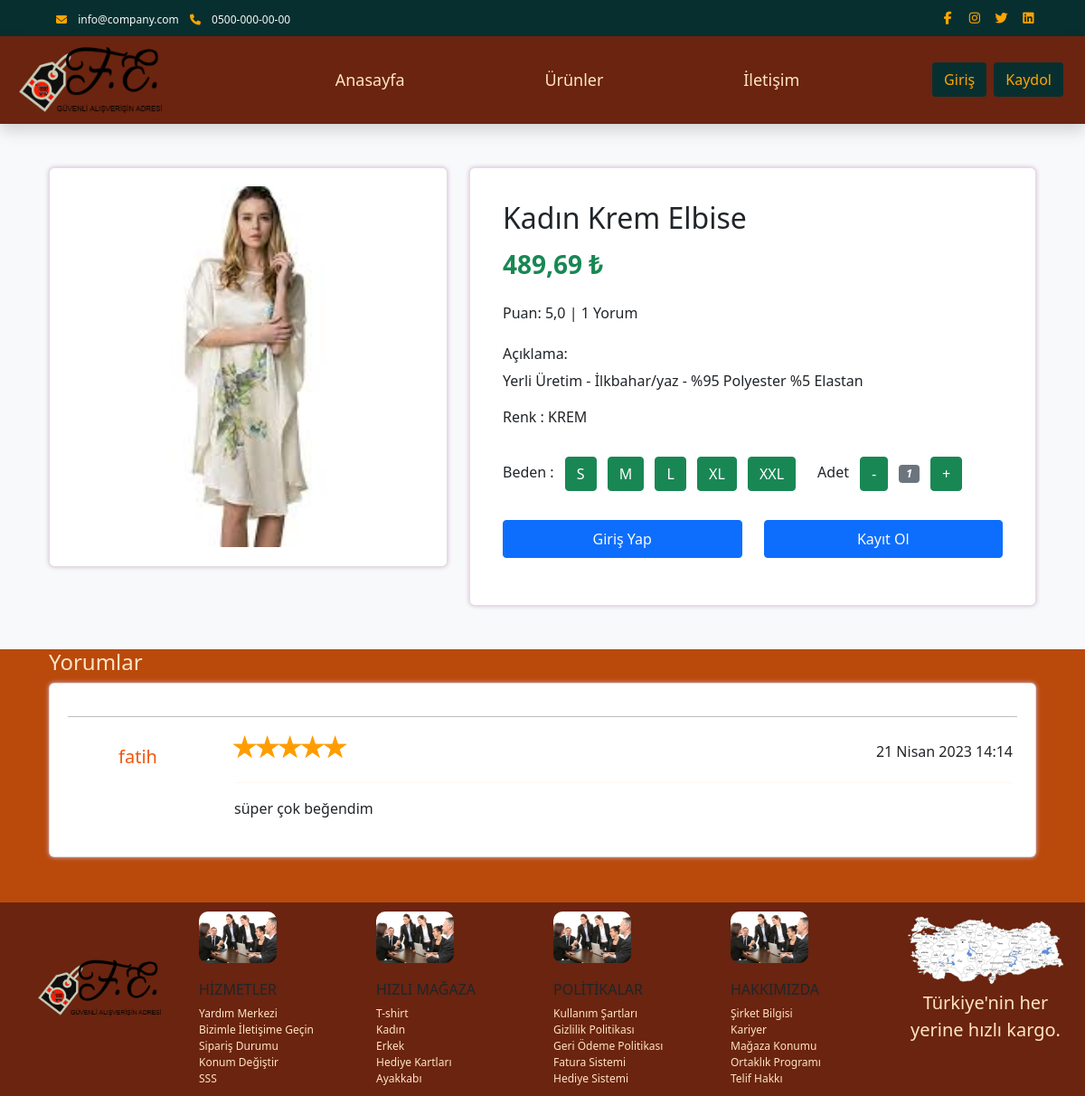
The app's page /urun-detay/kadn-krem-elbise/ with its own data.
### appMy/models.py (models this page shows, shortened)
class UrunStok(models.Model):
    urun=models.ForeignKey(Urunler, verbose_name=("Ürün"), on_delete=models.CASCADE)
    beden_ayakkabi=models.ManyToManyField(BedenAyakkabi, verbose_name=("Ayakkabı beden ve stok"),blank=True)
    beden_kiyafet=models.ManyToManyField(BedenKiyafet, verbose_name=("Kıyafet beden ve stok"),blank=True)

class Urunler(models.Model):
    user=models.ForeignKey(User, verbose_name=("Kullanıcı"), on_delete=models.CASCADE)
    category=models.ForeignKey(Category, verbose_name=("Kategori"), on_delete=models.CASCADE)
    image=models.ImageField(("Resim"), upload_to="urun",null=True)
    title=models.CharField(("Başlık"), max_length=50)
    text=models.TextField(("Açıklama"),max_length=600)
    puan=models.FloatField(("Puan"),default=0)
    slug=models.SlugField(("Slug Title"),blank=True,null=True)

class BedenKiyafet(models.Model):
    urun=models.ForeignKey(Urunler, verbose_name=("Ürün"), on_delete=models.CASCADE)
    renk=models.ForeignKey(Renk, verbose_name=("Renk"), on_delete=models.CASCADE)
    fiyat=models.DecimalField(("Fiyat"), max_digits=50, decimal_places=2,default=0)
    stok=models.IntegerField(("Stok"), default=0)
    beden=models.ForeignKey(Beden2, verbose_name=("Beden"), on_delete=models.CASCADE, null=True)

class Renk(models.Model):
    title=models.CharField(("Renkler"), max_length=50)
    slug=models.SlugField(("Slug Renk"),blank=True)
    def __str__(self):
        return self.title

class Comment(models.Model):
    user=models.ForeignKey(User, verbose_name=("Kullanıcı"), on_delete=models.CASCADE)
    product=models.ForeignKey(Urunler, verbose_name=("Ürün"), on_delete=models.CASCADE)
    text=models.TextField(("Yorum"),max_length=2000)
    date_now=models.DateTimeField(("Tarih-Saat"), auto_now_add=True)
    star=models.IntegerField(("Yorum Puanı"),default=5)

### appMy/views.py (the view, shortened to what this page needs)
# urls.py: path('urun-detay/<slug>/',urunDetay,name='urunDetay'),
def urunDetay(request,slug):
    urun = get_object_or_404(UrunStok, urun__slug=slug)
    prdct=Urunler.objects.get(slug=slug)
    comments=Comment.objects.filter(product=prdct).order_by("-star")
    puan=0
    listprice=[]
    listsize=[]
    sizeprice=urun.beden_kiyafet.all()
    for i in range(len(sizeprice)):
        listprice.append(sizeprice[i].fiyat)
        listsize.append(sizeprice[i].beden.slug)
    context={
        "shopbasket":basketCount(request),
        "urun":urun,
        "listprice": listprice,
        "listsize": listsize,
        "comments":comments
    }
    return render(request,'urun-detay.html',context)

### appMy/views.py (called while the page is built)
def basketCount(request):
    if request.user.is_authenticated:
        return Shopbasket.objects.filter(user=request.user)
    else:
        return None

### appMy/templates/urun-detay.html (shortened to what this page needs)
{% extends 'base.html' %}
{% load static %}
{% block css %}
    <link rel="stylesheet" type="text/css" href="{% static 'css/slick.min.css' %}">
    <link rel="stylesheet" type="text/css" href="{% static 'css/slick-theme.css' %}">
{% endblock css %}
{% block body %}
    <section class="bg-light">
        <div class="container pb-5">
            <div class="row">
                <div class="col-lg-5 mt-5">
                    <div class="card mb-3">
                        <img class="card-img img-fluid" src="{{ urun.urun.image.url }}" alt="Card image cap" id="product-detail" style="height: 400px; object-fit: contain;">
                    </div>
                </div>
                <div class="col-lg-7 mt-5">
                    <div class="card">
                        <div class="card-body">
                            <h1 class="h2">{{ urun.urun.title }}</h1>
                            <p class="h3 py-2 text-success fw-bold" id="productprice">{{ urun.beden_kiyafet.first.fiyat }} ₺</p>
                            <p class="py-2">
                                <span class="list-inline-item text-dark">Puan: {{ urun.urun.puan }} | {{ comments|length }} Yorum</span>
                            </p>
                            <h6>Açıklama:</h6>
                            <p>{{ urun.urun.text }}</p>
                            <form name="formdetay" method="POST" id="formdetay">
                                <div class="row">
                                    <div class="col-auto w-100">
                                        <ul class="list-inline pb-3">
                                            <li class="list-inline-item">Renk : {{ urun.beden_kiyafet.first.renk }}
                                            </li>
                                        </ul>
                                    </div>
                                    <div class="col-auto">
                                        <ul class="list-inline pb-3">
                                            <li class="list-inline-item">Beden :</li>
                                            <li class="list-inline-item">
                                                <label for="sizeS" class="btn btn-success">S</label>
                                            </li>
                                            <li class="list-inline-item">
                                                <label for="sizeM" class="btn btn-success">M</label>
                                            </li>
                                            <li class="list-inline-item">
                                                <label for="sizeL" class="btn btn-success">L</label>
                                            </li>
                                            <li class="list-inline-item">
                                                <label for="sizeXL" class="btn btn-success">XL</label>
                                            </li>
                                            <li class="list-inline-item">
                                                <label for="sizeXXL" class="btn btn-success">XXL</label>
                                            </li>
                                        </ul>
                                    </div>
                                    <div class="col-auto">
                                        <ul class="list-inline pb-3">
                                            <li class="list-inline-item text-right">
                                                Adet
                                            </li>
                                            <li class="list-inline-item"><span class="btn btn-success" id="btn-minus">-</span></li>
                                            <li class="list-inline-item"><span class="badge bg-secondary" id="var-value">1</span></li>
                                            <li class="list-inline-item"><span class="btn btn-success" id="btn-plus">+</span></li>
                                        </ul>
                                    </div>
                                </div>
                                {% if request.user.is_authenticated %}
                                <div class="row pb-3">
                                    <div class="col d-grid">
                                        <button type="submit" class="btn btn-success btn-lg" name="submit" value="buy">Sepete Ekle</button>
                                    </div>
                                    <div class="col d-grid">
                                    </div>
                                </div>
                                {% else %}
                                <div class="row pb-3">
                                    <div class="col d-grid">
                                        <a class="nav-link text-light btn btn-primary" href="{% url 'loginUser' %}">Giriş Yap</a>
                                    </div>
                                    <div class="col d-grid">
                                        <a class="nav-link text-light btn btn-primary" href="{% url 'registerUser' %}">Kayıt Ol</a>
                                    </div>
                                </div>
                                {% endif %}
                            </form>
                        </div>
                    </div>
                </div>
            </div>
        </div>
    </section>
    <div class="container">
        <div class="row">
            <h4 class="title-comm">Yorumlar</h4>
            <div class="col-12">
                <div class="card">
                    {% for x in comments %}
                    <hr class="yorum">
                    <div class="row">
                        <div class="col-2 d-flex flex-column align-items-center">
                            <h5 class="pt-3 yorum-user">{{ x.user }}</h5>
                        </div>
                        <div class="col-10">
                            <div class="comment-box ml-2">
                                <div class="d-flex justify-content-between align-items-center">
                                    <div class="rating d-flex">
                                        {% for i in "54321"|make_list %}
                                            {% if i|add:"0" > x.star %}
                                            <div class="star">☆</div>
                                            {% else %}
                                            <div class="star-full">☆</div>
                                            {% endif %}
                                        {% endfor %}
                                    </div>
                                    <span>{{ x.date_now }}</span>
                                </div>
                                <hr>
                                <div class="comment-area ">
                                    <p>{{ x.text }}</p>
                                </div>
                            </div>
                        </div>
                    </div>
                    {% endfor %}
                </div>
            </div>
        </div>
    </div>
    {% endblock body %}

### appMy/static/css/style.css (style rules this page uses)
* { box-sizing: border-box; }
body { margin: 0; padding: 0; background-color: rgb(186, 73, 12); }
hr { color: bisque; }
form span { color: bisque; font-style: italic; }

### appMy/templates/urun-detay.html (style rules this page uses)
.card { position: relative; display: flex; flex-direction: column; min-width: 0; padding: 20px; width: 100%; word-wrap: break-word; background-color: #fff; background-clip: border-box; border-radius: 6px; box-shadow: 0px 0px 5px 0px rgba(212, 182, 212, 1) }
.comment-box { padding:5px; }
.yorum { color: black; }
.yorum-user { color: rgb(241, 86, 9); }
.rating { display: flex; margin-top: -10px; flex-direction: row-reverse; margin-left: -4px; float: left; }
.title-comm { color: bisque; }
.star,.star-full { position: relative; width: 25px; font-size: 30px !important; color: #ff9d00; cursor: pointer; }
.star-full::before { content: "\2605"; position: absolute; opacity: 1 }

### records on screen
UrunStok: urun.image (picture), urun "Kadın Krem Elbise", beden_kiyafet.first.fiyat "489,69", urun.puan "5,0", urun.text "Yerli Üretim - İlkbahar/yaz - %95 Polyester %5 Elastan", beden_kiyafet.first.renk "KREM"
Comment: user "fatih", star 5 (drawn), date_now "21 Nisan 2023 14:14", text "süper çok beğendim"

### other values on screen
{{ comments|length }} "1"
